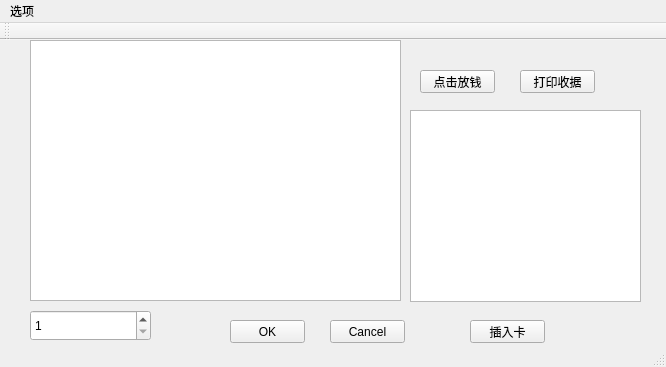
<?xml version="1.0" encoding="UTF-8"?>
<ui version="4.0">
 <class>MainWindow</class>
 <widget class="QMainWindow" name="MainWindow">
  <property name="geometry">
   <rect>
    <x>0</x>
    <y>0</y>
    <width>666</width>
    <height>367</height>
   </rect>
  </property>
  <property name="windowTitle">
   <string>ATM 系统</string>
  </property>
  <property name="windowIcon">
   <iconset>
    <normaloff>C:/Users/SUS/Pictures/bank.jpg</normaloff>C:/Users/SUS/Pictures/bank.jpg</iconset>
  </property>
  <property name="autoFillBackground">
   <bool>true</bool>
  </property>
  <widget class="QWidget" name="centralWidget">
   <widget class="QTextBrowser" name="textBrowser">
    <property name="geometry">
     <rect>
      <x>30</x>
      <y>0</y>
      <width>371</width>
      <height>261</height>
     </rect>
    </property>
    <property name="font">
     <font>
      <family>Times New Roman</family>
      <pointsize>20</pointsize>
     </font>
    </property>
   </widget>
   <widget class="QPushButton" name="pushButton">
    <property name="geometry">
     <rect>
      <x>230</x>
      <y>280</y>
      <width>75</width>
      <height>23</height>
     </rect>
    </property>
    <property name="text">
     <string>OK</string>
    </property>
   </widget>
   <widget class="QPushButton" name="pushButton_2">
    <property name="geometry">
     <rect>
      <x>330</x>
      <y>280</y>
      <width>75</width>
      <height>23</height>
     </rect>
    </property>
    <property name="text">
     <string>Cancel</string>
    </property>
   </widget>
   <widget class="QPushButton" name="pushButton_3">
    <property name="geometry">
     <rect>
      <x>470</x>
      <y>280</y>
      <width>75</width>
      <height>23</height>
     </rect>
    </property>
    <property name="text">
     <string>插入卡</string>
    </property>
   </widget>
   <widget class="QPushButton" name="pushButton_4">
    <property name="geometry">
     <rect>
      <x>520</x>
      <y>30</y>
      <width>75</width>
      <height>23</height>
     </rect>
    </property>
    <property name="text">
     <string>打印收据</string>
    </property>
   </widget>
   <widget class="QSpinBox" name="spinBox">
    <property name="geometry">
     <rect>
      <x>30</x>
      <y>270</y>
      <width>121</width>
      <height>31</height>
     </rect>
    </property>
    <property name="minimum">
     <number>1</number>
    </property>
    <property name="maximum">
     <number>30000</number>
    </property>
   </widget>
   <widget class="QTextBrowser" name="textBrowser_2">
    <property name="geometry">
     <rect>
      <x>410</x>
      <y>70</y>
      <width>231</width>
      <height>192</height>
     </rect>
    </property>
   </widget>
   <widget class="QPushButton" name="pushButton_5">
    <property name="geometry">
     <rect>
      <x>420</x>
      <y>30</y>
      <width>75</width>
      <height>23</height>
     </rect>
    </property>
    <property name="text">
     <string>点击放钱</string>
    </property>
   </widget>
  </widget>
  <widget class="QMenuBar" name="menuBar">
   <property name="geometry">
    <rect>
     <x>0</x>
     <y>0</y>
     <width>666</width>
     <height>23</height>
    </rect>
   </property>
   <widget class="QMenu" name="menu">
    <property name="title">
     <string>选项</string>
    </property>
    <addaction name="actionSwitch"/>
    <addaction name="actionLog"/>
   </widget>
   <addaction name="menu"/>
  </widget>
  <widget class="QToolBar" name="mainToolBar">
   <attribute name="toolBarArea">
    <enum>TopToolBarArea</enum>
   </attribute>
   <attribute name="toolBarBreak">
    <bool>false</bool>
   </attribute>
  </widget>
  <widget class="QStatusBar" name="statusBar"/>
  <action name="actionSwitch">
   <property name="icon">
    <iconset>
     <normaloff>C:/Users/SUS/Pictures/bank.jpg</normaloff>C:/Users/SUS/Pictures/bank.jpg</iconset>
   </property>
   <property name="text">
    <string>开关</string>
   </property>
   <property name="toolTip">
    <string>开关(当前状态：关)</string>
   </property>
   <property name="font">
    <font>
     <family>Agency FB</family>
     <pointsize>9</pointsize>
    </font>
   </property>
  </action>
  <action name="actionLog">
   <property name="text">
    <string>日志</string>
   </property>
  </action>
 </widget>
 <layoutdefault spacing="6" margin="11"/>
 <resources/>
 <connections/>
</ui>
